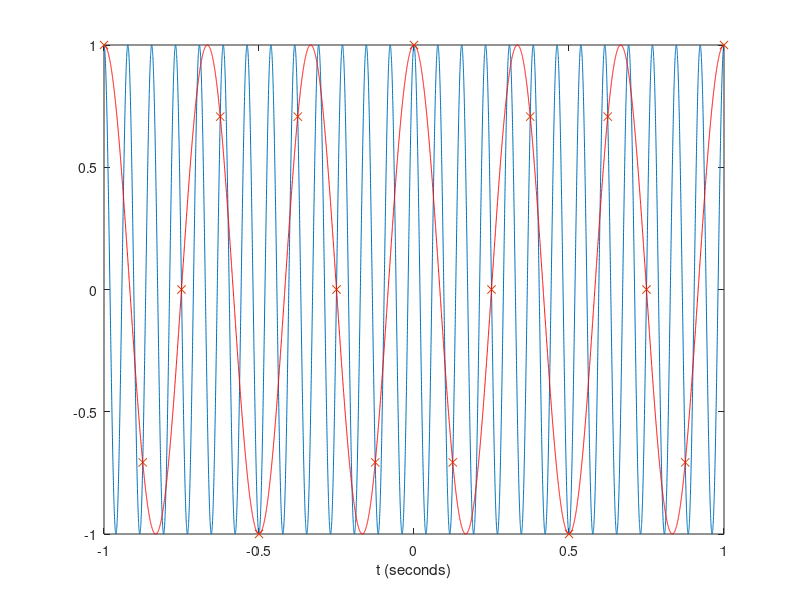

Write MATLAB code to recreate this figure.
clear; close all; clc

fsignal = 13; fsample = 8; % Hz (instead of kHz)

tlim = round((1/fsignal)*10);
N = 10000;
t = linspace(-tlim,tlim,N);
x_sine = cos(2*pi*fsignal*t);
plot(t,x_sine)
xlabel('t (seconds)')

pause

Ts = 1/fsample;
nlim = floor(tlim/Ts);
n = -nlim:nlim;
x_sampled = cos(2*pi*fsignal*n*Ts);
hold on
plot(n*Ts,x_sampled,'x')

pause

fappear = 3;  % Hz (instead of kHz)
x_appear = cos(2*pi*fappear*t);
plot(t,x_appear,'r')
hold off



